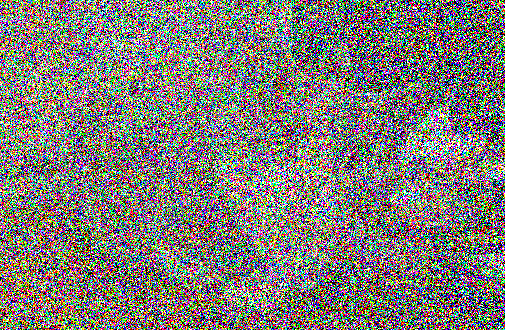
#> input picture ClassWork/CW4/NoisyS.pgm, 505 x 330 px, given in place of icon.png, which was not available
$ python myMain.py
#> lines starting #> are read from the running program, lines starting #| are printed output that depends on the picture; pictures that were not available may be replaced by others from this repository, and a replacement may not be noted
### All_Sols/Exams/2019/22.02.19/ExamASolution/myFunctions.py
__author__ = 'Dmitry Patashov'

import numpy as np
import cv2
import os
from matplotlib import pyplot as plt
from numpy import linalg as LA

# Question 1
# [160 lines left out: functions myPlusMatrix, countMyStrings, myListMean, UpFolderConatin, TwoLiner, myLinearDependancyRemoval and 2 more, not called in this run]

# Question 9
def myOddIndexSuppression1(img):

    myImg = img.copy()
    # [6 lines of commented-out code are left out]
    myImg[0::2, 0::2], myImg[1::2, 1::2] = 0, 0

    return myImg

def myOddIndexSuppression2(img):

    myImg = img.copy()
    # [6 lines of commented-out code are left out]
    myImg = myImg * np.mod(np.asarray(range(img.shape[1])) + np.reshape(np.asarray(range(img.shape[0])), (img.shape[0], 1)), 2)

    return myImg

### All_Sols/Exams/2019/22.02.19/ExamASolution/myMain.py
__author__ = 'Dmitry Patashov'

from myFunctions import *


qn = 9

if qn == 1:

    n = 2
    myMat = myPlusMatrix(n)
    print (myMat)

elif qn == 2:

    myStr = 'Hello Hello We Do Hi no No no we Donot Hey HE he heY nOpe'

    myD = countMyStrings(myStr)

    print (myD)

elif qn == 3:

    myList = [1, [2], 3, [1, -1, [2, 3, [1.0], 1], 2], -3, 1.0, [[0]]]

    myMean = myListMean(myList)

    print(myMean)

elif qn == 4:

    myList = UpFolderConatin()

    print(myList)

elif qn == 5:

    img = cv2.imread('cat.jpeg')

    im = TwoLiner(img)

    plt.figure()
    plt.imshow(im[:,:,::-1])
    plt.show()

elif qn == 6:

    DataMat = cv2.imread('cat.jpeg', 0)

    myMat = myLinearDependancyRemoval(np.float64(DataMat))

    print(myMat)

elif qn == 7:

    time = np.arange(0, 100, 0.001)
    signal = (time - 50) ** 2

    startLoc = 89
    iterNum = 20
    stepSize = 20

    t1 = myGradDescent(signal, time, startLoc, iterNum, stepSize)

    plt.figure()
    plt.plot(time, signal)
    plt.stem([startLoc], [(startLoc - 50) ** 2], 'g')
    plt.stem([t1], [(t1 - 50) ** 2], 'r')
    plt.show()


elif qn == 8:

    time = np.arange(0, 2 * np.pi, 0.01)
    Sine = np.sin(time)

    L = len(time)
    noise = np.random.uniform(-0.2, 0.2, L)

    signal = Sine + noise
    order = 10

    Sig1 = mySignalFiltering(signal, order, 0)
    Sig2 = mySignalFiltering(signal, order, 1)

    plt.figure()
    plt.subplot(211)
    plt.plot(time, signal)
    plt.subplot(223)
    plt.plot(time, Sig1)
    plt.subplot(224)
    plt.plot(time, Sig2)
    plt.show()

elif qn == 9:

    img = cv2.imread('icon.png', 0)
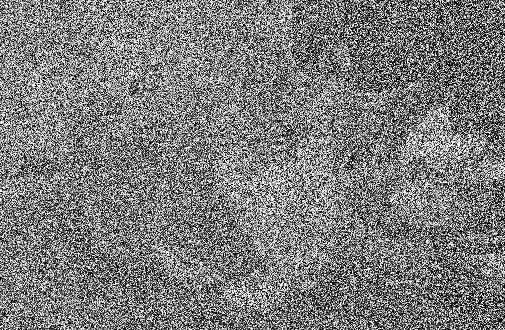
#> img: shape (330, 505); min 0, max 255, mean 123.8

    im1 = myOddIndexSuppression1(img)
#> in myOddIndexSuppression1, `myImg[0::2, 0::2], myImg[1::2, 1::2] = 0, 0`:
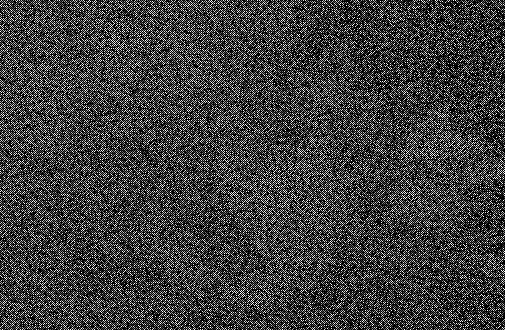
#> myImg: shape (330, 505); min 0, max 255, mean 62
    im2 = myOddIndexSuppression2(img)

    plt.figure()
    plt.subplot(211)
    plt.imshow(img, cmap='gray', interpolation='none')
    plt.subplot(223)
    plt.imshow(im1, cmap='gray', interpolation='none')
    plt.subplot(224)
    plt.imshow(im2, cmap='gray', interpolation='none')
    plt.show()
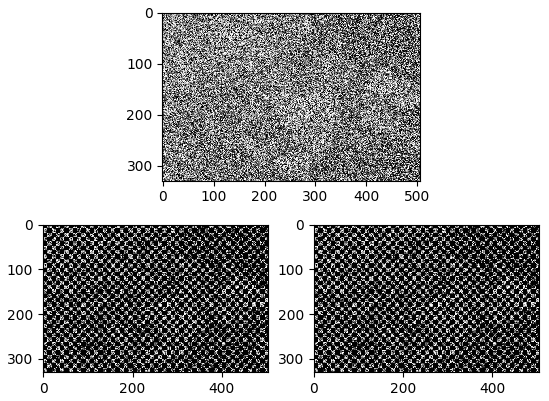
#> figure drawn by matplotlib, 3 panels
